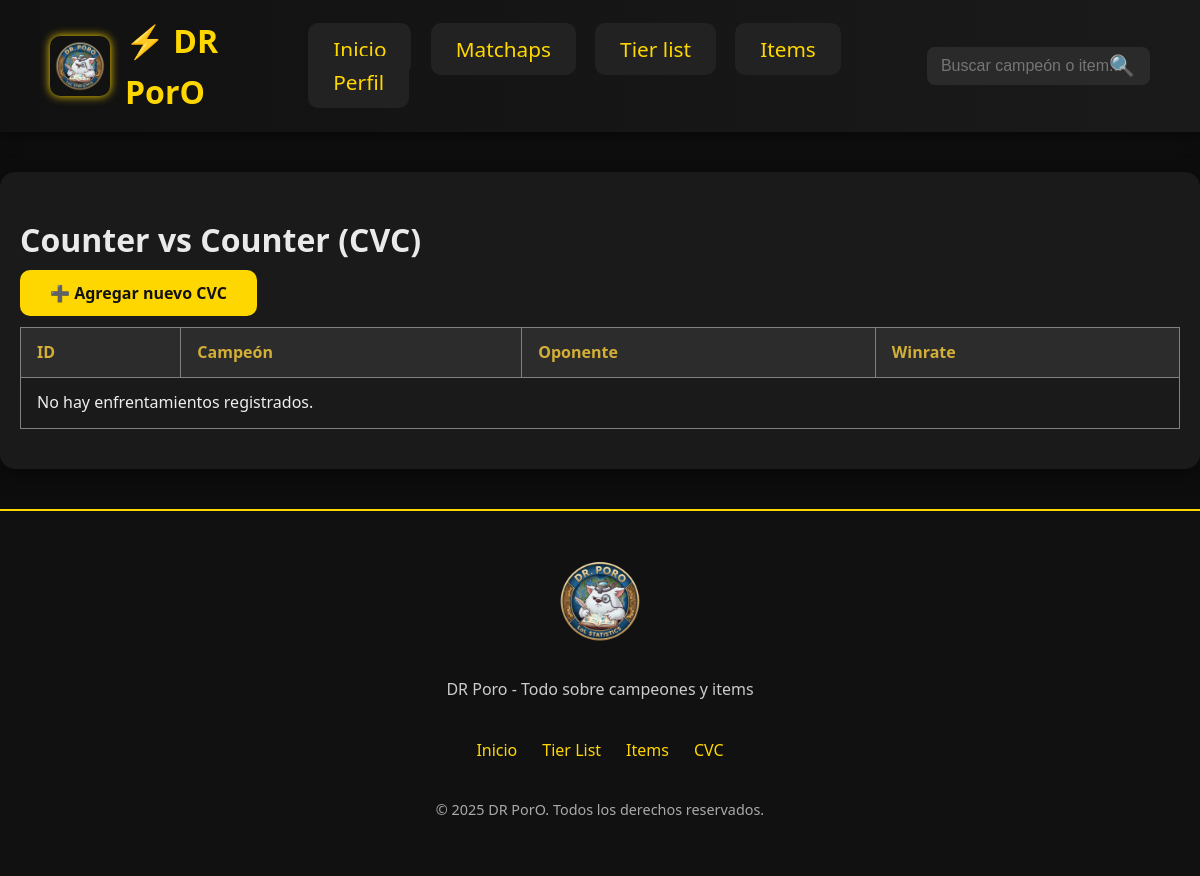
Page /cvc/ on the earlier database version.
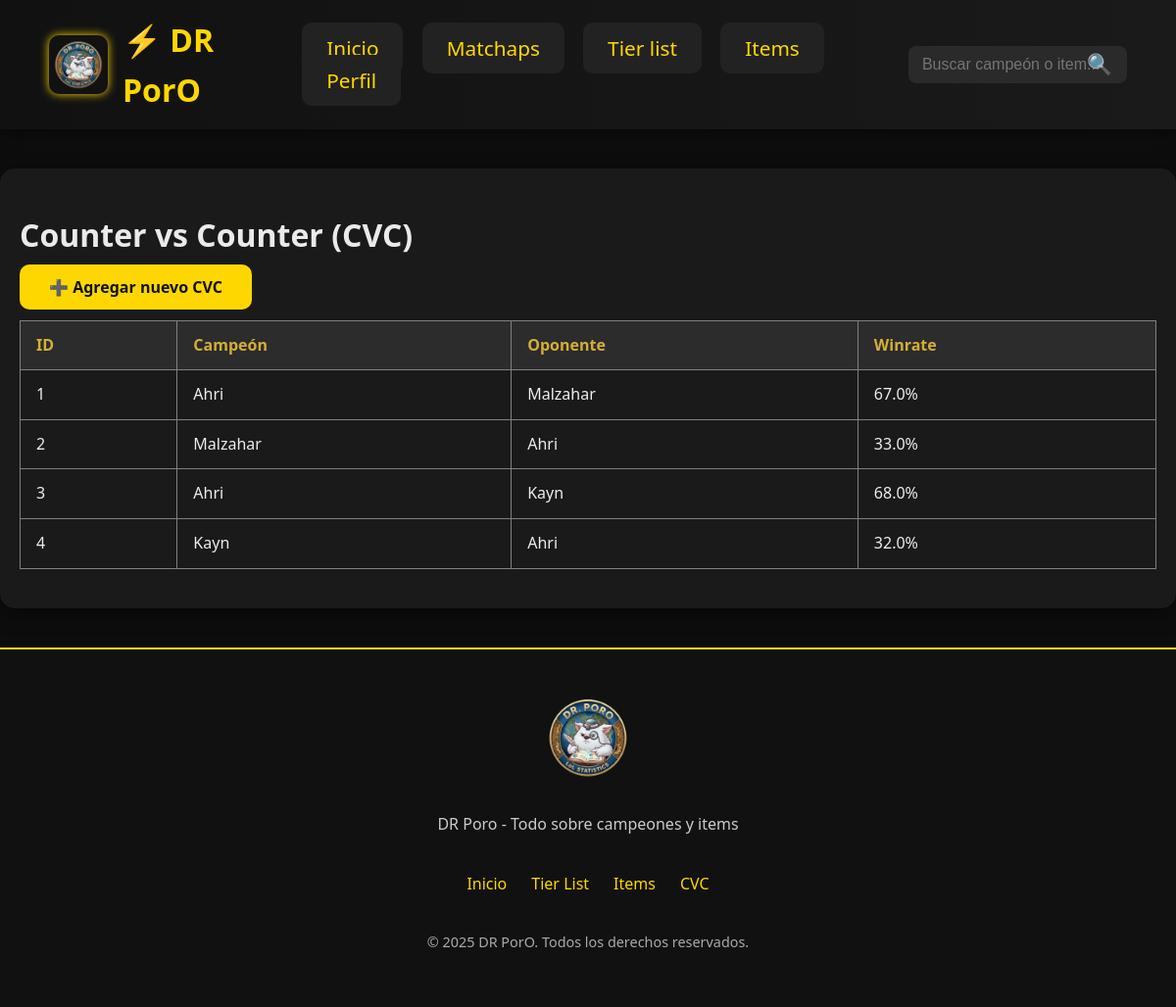
Same page on the later database version.
### models.py (models this page shows)
class ChampionVsChampion(Base):
    __tablename__ = "champion_vs_champion"
    id = Column(Integer, primary_key=True, index=True)
    champion_id = Column(Integer, ForeignKey("champions.id"), nullable=False)
    oponente_id = Column(Integer, ForeignKey("champions.id"), nullable=False)
    winrate = Column(Float, default=50.0)
    champion = relationship(
        "Champion",
        foreign_keys=[champion_id],
        back_populates="enfrentamientos"
    )
    oponente = relationship(
        "Champion",
        foreign_keys=[oponente_id]
    )
    __table_args__ = (
        UniqueConstraint('champion_id', 'oponente_id', name='_champ_opon_uc'),
    )

class Champion(Base):
    __tablename__ = "champions"
    id = Column(Integer, primary_key=True, index=True)
    nombre = Column(String, unique=True, index=True, nullable=False)
    rol = Column(String, nullable=False)
    tasa_victoria = Column(Float, default=50.0)
    tasa_seleccion = Column(Float, default=0.0)
    tasa_baneo = Column(Float, default=0.0)
    activo = Column(Boolean, default=True)
    usuarios_favoritos = relationship(
        "UserProfile",
        secondary=userprofile_favorite_champions,
        back_populates="campeones_favoritos"
    )
    profile = relationship(
        "Profile",
        back_populates="champion",
        uselist=False,
        cascade="all, delete-orphan"
    )
    enfrentamientos = relationship(
        "ChampionVsChampion",
        back_populates="champion",
        cascade="all, delete-orphan",
        foreign_keys="ChampionVsChampion.champion_id"
    )
    items = relationship(
        "Item",
        secondary="champion_items",
        back_populates="champions"
    )
    champion_items = relationship(
        "ChampionItem",
        backref="champion",
        cascade="all, delete-orphan"
    )

### routers/cvc.py (the view)
@router.get("/", response_class=HTMLResponse)
def list_cvc(request: Request, db: Session = Depends(get_db)):
    data = crud.list_cvc(db)
    return templates.TemplateResponse("cvc/cvc_list.html", {"request": request, "cvc_list": data})

### templates/cvc/cvc_list.html
{% extends "base.html" %}
{% block content %}
<h1>Counter vs Counter (CVC)</h1>
<a href="/cvc/new" class="btn">➕ Agregar nuevo CVC</a>
<table border="1" cellpadding="8" style="width:100%; margin-top: 20px; border-collapse: collapse; text-align: left;">
    <thead>
        <tr style="background: #333; color: gold;">
            <th>ID</th>
            <th>Campeón</th>
            <th>Oponente</th>
            <th>Winrate</th>
        </tr>
    </thead>
    <tbody>
        {% for c in cvc_list %}
        <tr style="background: #1a1a1a; color: #eee;">
            <td>{{ c.id }}</td>
            <td>{{ c.champion.nombre }}</td>
            <td>{{ c.oponente.nombre }}</td>
            <td>{{ "%.1f"|format(c.winrate) }}%</td>
        </tr>
        {% else %}
        <tr style="background: #1a1a1a; color: #eee;">
            <td colspan="4">No hay enfrentamientos registrados.</td>
        </tr>
        {% endfor %}
    </tbody>
</table>
{% endblock %}

Differences in the rows shown:
added ChampionVsChampion: id "1", champion.nombre "Ahri", oponente.nombre "Malzahar", winrate "67.0"
added ChampionVsChampion: id "2", champion.nombre "Malzahar", oponente.nombre "Ahri", winrate "33.0"
added ChampionVsChampion: id "3", champion.nombre "Ahri", oponente.nombre "Kayn", winrate "68.0"
added ChampionVsChampion: id "4", champion.nombre "Kayn", oponente.nombre "Ahri", winrate "32.0"
Other differences:
text no longer shown: "No hay enfrentamientos registrados."
